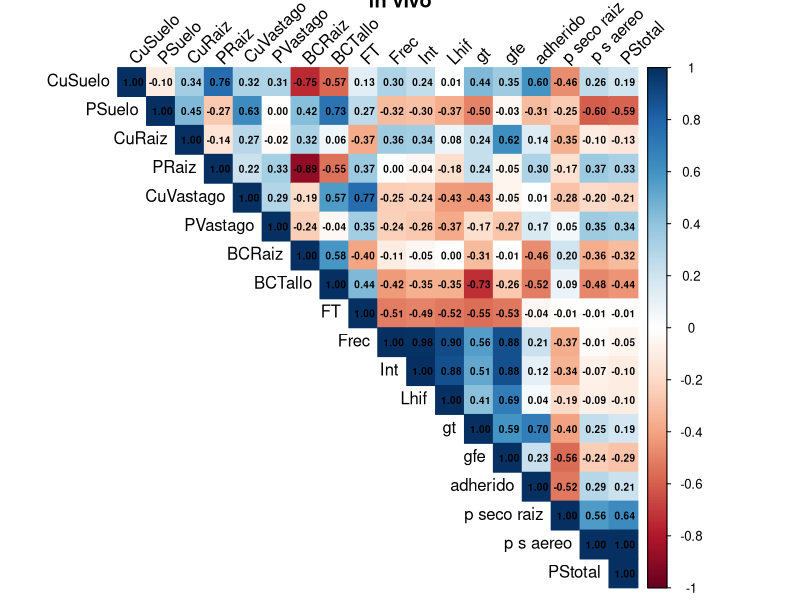
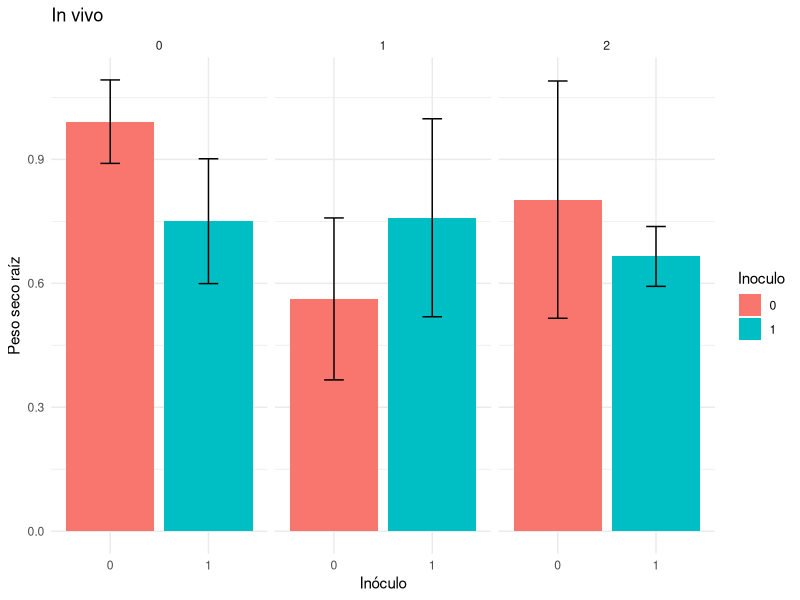
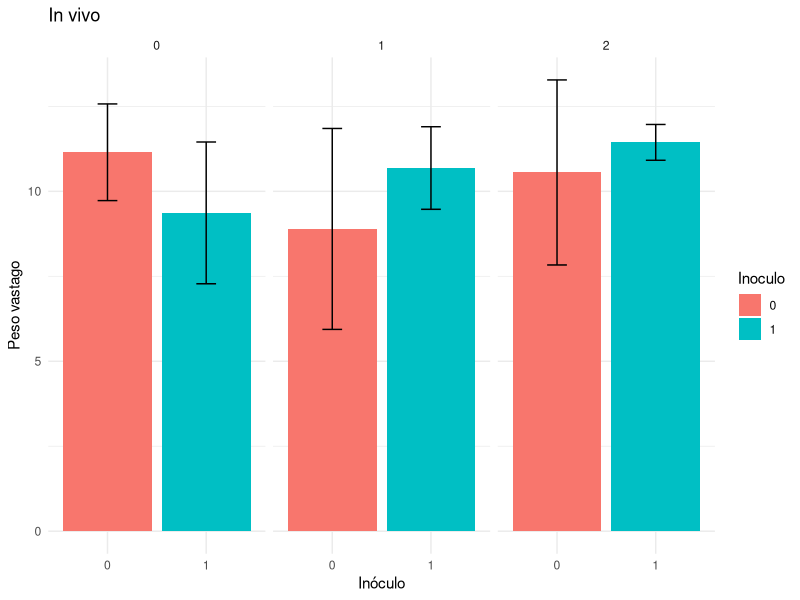
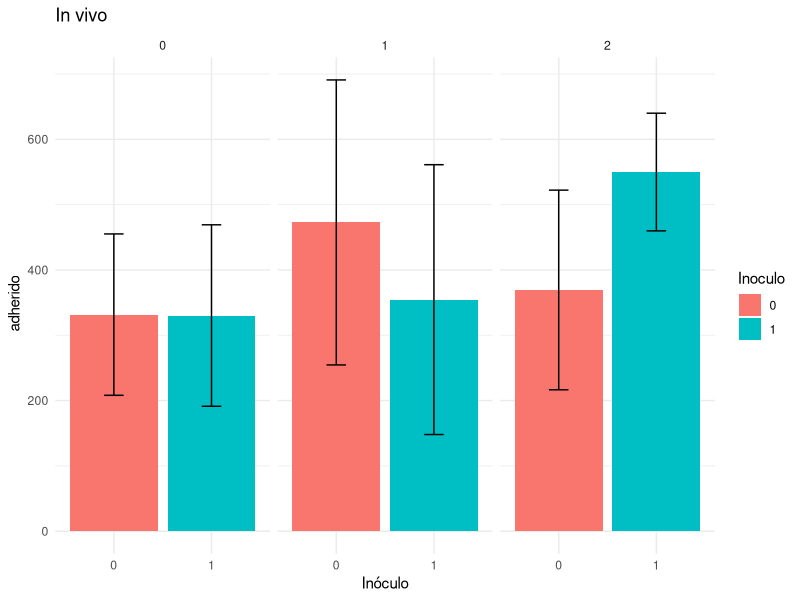
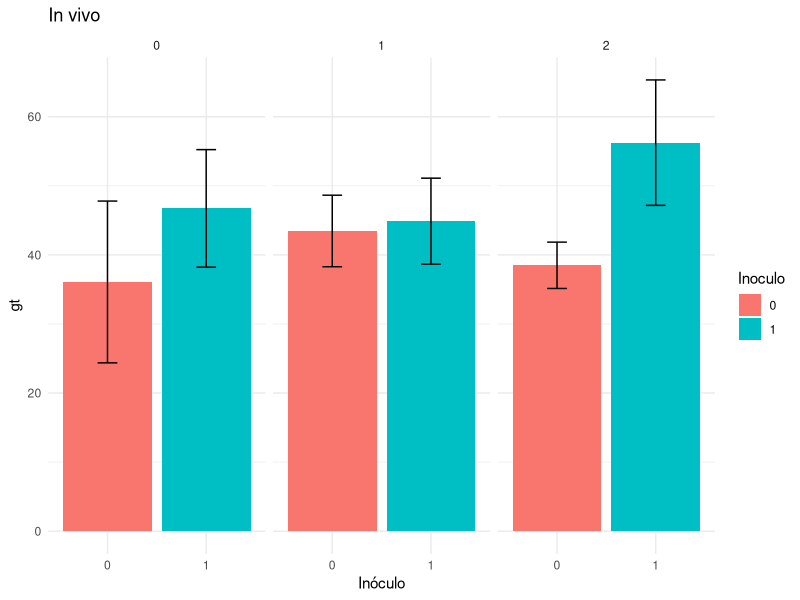
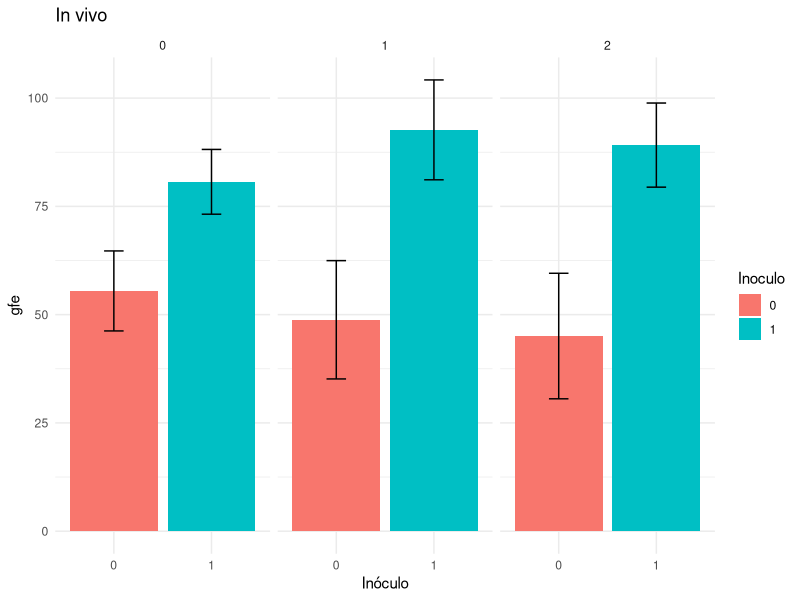
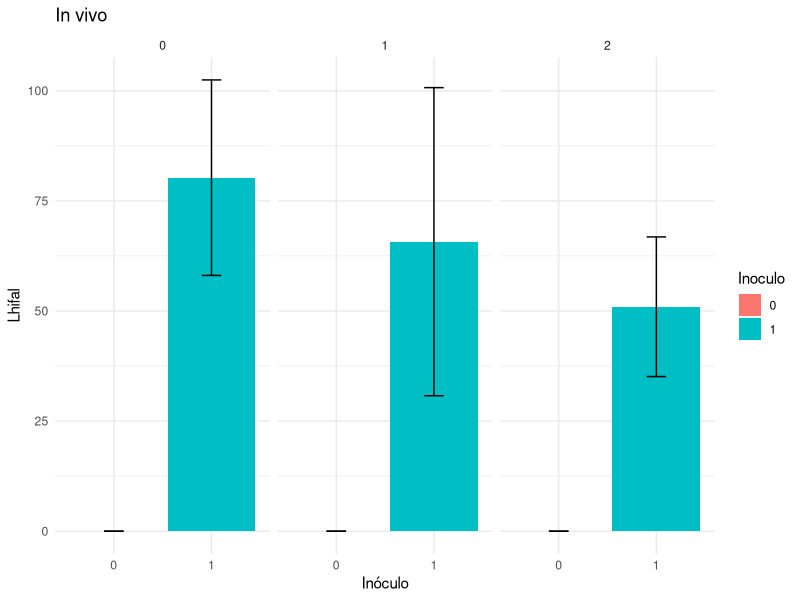
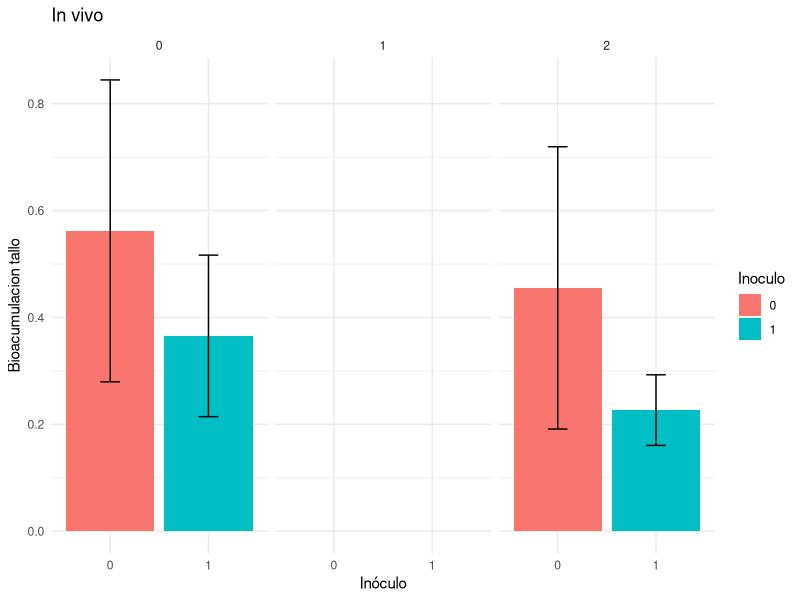

Here is the R script that generated these plots, in order: (Note: this script raises an error after producing the figures.)
library(readxl)
library(dplyr)
library(corrplot)
library(ggplot2)

setwd("~/cobre/Cobre")
Datos <- read_excel("BD Cobre.xlsx",col_names = TRUE)
summary (Datos)

#Paso variables a numeric
Datos <- Datos %>%
  mutate(across(-c(id, Medio, Inoculo), as.numeric))

Dvivo <- Datos%>% filter(Medio == "in vivo")
VRVivo <- Dvivo[, c("CuSuelo","PSuelo", "CuRaiz", "PRaiz", "CuVastago", "PVastago", "BCRaiz" , "BCTallo", "FT",  
                    "Frec", "Int", "Lhif", "gt", "gfe","adherido", "p seco raiz", "p s aereo" , "PStotal")]
summary(Dvivo)

#matriz de correlacion
cor_VRVivo <- cor(VRVivo, use = "complete.obs", method = "pearson")

corrplot(cor_VRVivo, 
         method = "color", 
         type = "upper",
         addCoef.col = "black",  # muestra valores
         number.cex = 0.6,
         tl.col = "black", 
         tl.srt = 45,
         title= "In vivo")

#### un grafico para cada nivel de cobre vs con y sin inoculo ps aereo y ps raiz###
##### IN VIVO  ######
Dvivo$Inoculo <- as.factor(Dvivo$Inoculo)
Dvivo$Cu <- as.factor(Dvivo$Cu)
library(ggplot2)

ggplot(Dvivo, aes(x = Inoculo, y = `p seco raiz`, fill = Inoculo)) +
  stat_summary(fun = mean, geom = "bar", position = "dodge") +
  stat_summary(fun.data = mean_sdl, fun.args = list(mult = 1),
               geom = "errorbar", width = 0.2) +
  facet_wrap(~ Cu) +
  labs(x = "Inóculo", y = "Peso seco raíz", title= "In vivo") +
  theme_minimal()

ggplot(Dvivo, aes(x = Inoculo, y = `p s aereo`, fill = Inoculo)) +
  stat_summary(fun = mean, geom = "bar", position = "dodge") +
  stat_summary(fun.data = mean_sdl, fun.args = list(mult = 1),
               geom = "errorbar", width = 0.2) +
  facet_wrap(~ Cu) +
  labs(x = "Inóculo", y = "Peso vastago", title= "In vivo") +
  theme_minimal()

ggplot(Dvivo, aes(x = Inoculo, y = `adherido`, fill = Inoculo)) +
  stat_summary(fun = mean, geom = "bar", position = "dodge") +
  stat_summary(fun.data = mean_sdl, fun.args = list(mult = 1),
               geom = "errorbar", width = 0.2) +
  facet_wrap(~ Cu) +
  labs(x = "Inóculo", y = " adherido", title= "In vivo") +
  theme_minimal()


ggplot(Dvivo, aes(x = Inoculo, y = `gt`, fill = Inoculo)) +
  stat_summary(fun = mean, geom = "bar", position = "dodge") +
  stat_summary(fun.data = mean_sdl, fun.args = list(mult = 1),
               geom = "errorbar", width = 0.2) +
  facet_wrap(~ Cu) +
  labs(x = "Inóculo", y = "gt", title= "In vivo") +
  theme_minimal()

# de cobre 1 a cobre 2 hay un salto pasa de ser fertilizante a ser contaminante buscar bibliografia

ggplot(Dvivo, aes(x = Inoculo, y = `gfe`, fill = Inoculo)) +
  stat_summary(fun = mean, geom = "bar", position = "dodge") +
  stat_summary(fun.data = mean_sdl, fun.args = list(mult = 1),
               geom = "errorbar", width = 0.2) +
  facet_wrap(~ Cu) +
  labs(x = "Inóculo", y = "gfe", title= "In vivo") +
  theme_minimal()
#GFE me da mas alto que GT chequear metodo de extraccion
# la dif en gt y gfe es indicio que el suelo con 2 Cu es acumulacion de glomalina historica porque tiene caracteres contaminantes. La formacion de glomalina en el ensayo es igual en 1Cu y 2Cu?? AyV no estan tan seguras jaja

ggplot(Dvivo, aes(x = Inoculo, y = `Lhif`, fill = Inoculo)) +
  stat_summary(fun = mean, geom = "bar", position = "dodge") +
  stat_summary(fun.data = mean_sdl, fun.args = list(mult = 1),
               geom = "errorbar", width = 0.2) +
  facet_wrap(~ Cu) +
  labs(x = "Inóculo", y = "Lhifal", title= "In vivo") +
  theme_minimal()
#Aumenta la glomalina y baja el largo hifal a meida que aumenta el cu

ggplot(Dvivo, aes(x = Inoculo, y = `BCTallo`, fill = Inoculo)) +
  stat_summary(fun = mean, geom = "bar", position = "dodge") +
  stat_summary(fun.data = mean_sdl, fun.args = list(mult = 1),
               geom = "errorbar", width = 0.2) +
  facet_wrap(~ Cu) +
  labs(x = "Inóculo", y = "Bioacumulacion tallo", title= "In vivo") +
  theme_minimal()

ggplot(Dvivo, aes(x = Inoculo, y = `BCRaiz`, fill = Inoculo)) +
  stat_summary(fun = mean, geom = "bar", position = "dodge") +
  stat_summary(fun.data = mean_sdl, fun.args = list(mult = 1),
               geom = "errorbar", width = 0.2) +
  facet_wrap(~ Cu) +
  labs(x = "Inóculo", y = "Bioacumulacion raiz", title= "In vivo") +
  theme_minimal()
#inmoviliza no bioacumula

ggplot(Dvivo, aes(x = Inoculo, y = `FT`, fill = Inoculo)) +
  stat_summary(fun = mean, geom = "bar", position = "dodge") +
  stat_summary(fun.data = mean_sdl, fun.args = list(mult = 1),
               geom = "errorbar", width = 0.2) +
  facet_wrap(~ Cu) +
  labs(x = "Inóculo", y = "Ft", title= "In vivo") +
  theme_minimal()
# fija en suelo Trasloca menos porque con el inoculo no capta. la glomalina fija

ggplot(Dvivo, aes(x = Inoculo, y = `Frec`, fill = Inoculo)) +
  stat_summary(fun = mean, geom = "bar", position = "dodge") +
  stat_summary(fun.data = mean_sdl, fun.args = list(mult = 1),
               geom = "errorbar", width = 0.2) +
  facet_wrap(~ Cu) +
  labs(x = "Inóculo", y = "Frecuencia", title= "In vivo") +
  theme_minimal()

ggplot(Dvivo, aes(x = Inoculo, y = `Int`, fill = Inoculo)) +
  stat_summary(fun = mean, geom = "bar", position = "dodge") +
  stat_summary(fun.data = mean_sdl, fun.args = list(mult = 1),
               geom = "errorbar", width = 0.2) +
  facet_wrap(~ Cu) +
  labs(x = "Inóculo", y = "intensidad", title= "In vivo") +
  theme_minimal()

ggplot(Dvivo, aes(x = Inoculo, y = `EE`, fill = Inoculo)) +
  stat_summary(fun = mean, geom = "bar", position = "dodge") +
  stat_summary(fun.data = mean_sdl, fun.args = list(mult = 1),
               geom = "errorbar", width = 0.2) +
  facet_wrap(~ Cu) +
  labs(x = "Inóculo", y = "indice de eficiencia de Extraccion", title= "In vivo") +
  theme_minimal()

ggplot(Dvivo, aes(x = Inoculo, y = `PStotal`, fill = Inoculo)) +
  stat_summary(fun = mean, geom = "bar", position = "dodge") +
  stat_summary(fun.data = mean_sdl, fun.args = list(mult = 1),
               geom = "errorbar", width = 0.2) +
  facet_wrap(~ Cu) +
  labs(x = "Inóculo", y = "peso seco total", title= "In vivo") +
  theme_minimal()


##### IN VITRO  ######
#coorplot in vitro
DVitro <- Datos%>% filter(Medio == "in vitro")
VRVitro <- DVitro[, c( "Frec", "Int", "Esporas", "Fe", 
                    "PSuelo", "CuSuelo", 
                     "Lhif", "gt", "gfe")]
summary(DVitro)
summary(VRVitro)
#matriz de correlacion
cor_VRVitro <- cor(VRVitro, use = "complete.obs", method = "pearson")

corrplot(cor_VRVitro, 
         method = "color", 
         type = "upper",
         addCoef.col = "black",  # muestra valores
         number.cex = 0.6,
         tl.col = "black", 
         tl.srt = 45,
         title= "In vitro")

corrplot(cor_VRVitro, 
         method = "color", 
         type = "upper",
         
         # Paleta más suave y perceptualmente equilibrada
         col = colorRampPalette(c("#B2182B", "#F7F7F7", "#2166AC"))(200),
         
         # Mostrar coeficientes con mejor legibilidad
         addCoef.col = "black",
         number.cex = 0.7,
         
         # Etiquetas
         tl.col = "black", 
         tl.srt = 45,
         tl.cex = 0.8,
         
         # Mejor separación visual
         diag = FALSE,
         
         # Márgenes para evitar que el título se superponga
         mar = c(0, 0, 2, 0),
         title = "In vitro",
         
         # Opcional: ocultar correlaciones débiles
         # insig = "blank"
)

#Graficos de barras
DVitro%>%
  mutate (Inoculo = as.character(Inoculo))

ggplot(DVitro, aes(x = Inoculo, y = `Frec`, fill = Inoculo)) +
  stat_summary(fun = mean, geom = "bar", position = "dodge") +
  stat_summary(fun.data = mean_sdl, fun.args = list(mult = 1),
               geom = "errorbar", width = 0.2) +
  facet_wrap(~ Cu) +
  labs(x = "Inóculo", y = "frecuencia", title= "In Vitro") +
  theme_minimal()

ggplot(DVitro, aes(x = Inoculo, y = `Int`, fill = Inoculo)) +
  stat_summary(fun = mean, geom = "bar", position = "dodge") +
  stat_summary(fun.data = mean_sdl, fun.args = list(mult = 1),
               geom = "errorbar", width = 0.2) +
  facet_wrap(~ Cu) +
  labs(x = "Inóculo", y = "intensidad", title= "In Vitro") +
  theme_minimal()

ggplot(DVitro, aes(x = Inoculo, y = `Esporas`, fill = Inoculo)) +
  stat_summary(fun = mean, geom = "bar", position = "dodge") +
  stat_summary(fun.data = mean_sdl, fun.args = list(mult = 1),
               geom = "errorbar", width = 0.2) +
  facet_wrap(~ Cu) +
  labs(x = "Inóculo", y = "Esporas", title= "In Vitro") +
  theme_minimal()

ggplot(DVitro, aes(x = Inoculo, y = `gt`, fill = Inoculo)) +
  stat_summary(fun = mean, geom = "bar", position = "dodge") +
  stat_summary(fun.data = mean_sdl, fun.args = list(mult = 1),
               geom = "errorbar", width = 0.2) +
  facet_wrap(~ Cu) +
  labs(x = "Inóculo", y = "glomalina total", title= "In Vitro") +
  theme_minimal()

ggplot(DVitro, aes(x = Inoculo, y = `gfe`, fill = Inoculo)) +
  stat_summary(fun = mean, geom = "bar", position = "dodge") +
  stat_summary(fun.data = mean_sdl, fun.args = list(mult = 1),
               geom = "errorbar", width = 0.2) +
  facet_wrap(~ Cu) +
  labs(x = "Inóculo", y = "glomalina facil extraccion", title= "In Vitro") +
  theme_minimal()

ggplot(DVitro, aes(x = Inoculo, y = `PSuelo`, fill = Inoculo)) +
  stat_summary(fun = mean, geom = "bar", position = "dodge") +
  stat_summary(fun.data = mean_sdl, fun.args = list(mult = 1),
               geom = "errorbar", width = 0.2) +
  facet_wrap(~ Cu) +
  labs(x = "Inóculo", y = "PSuelo", title= "In Vitro") +
  theme_minimal()
